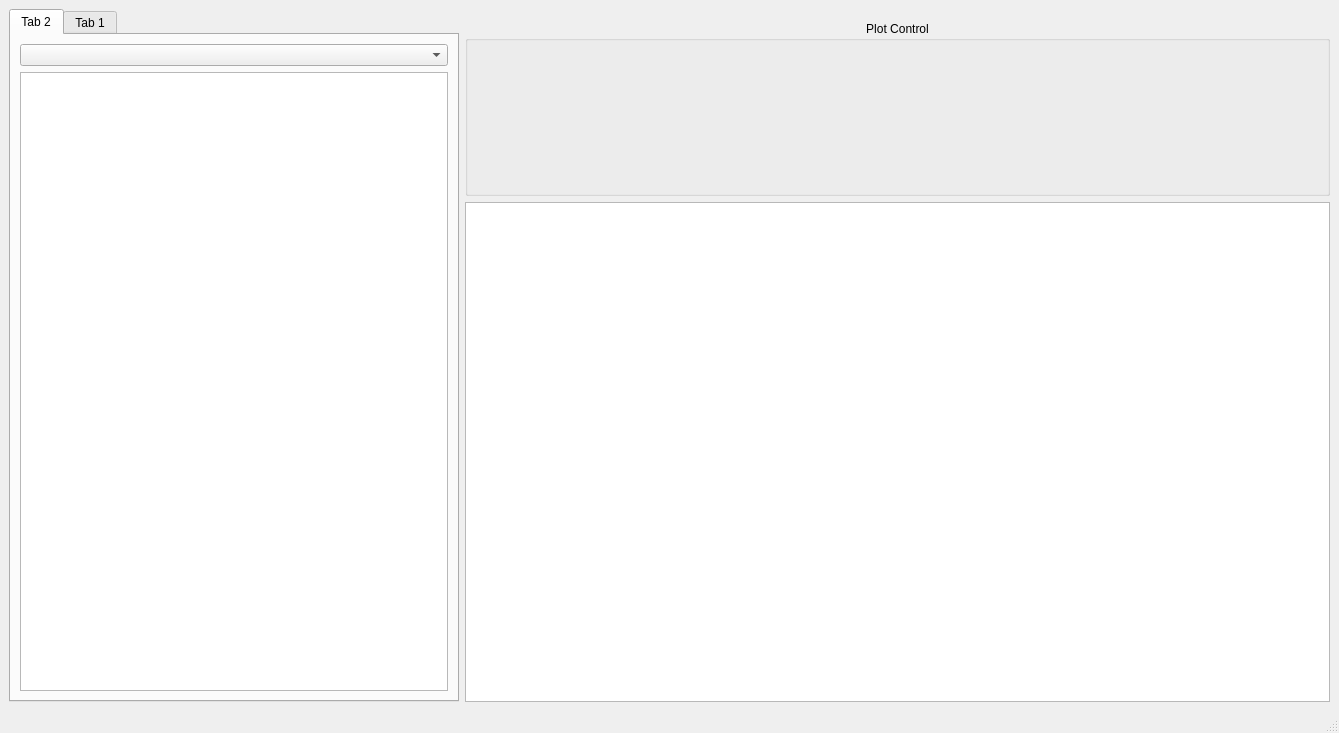
<?xml version="1.0" encoding="UTF-8"?>
<ui version="4.0">
 <class>MainWindow</class>
 <widget class="QMainWindow" name="MainWindow">
  <property name="geometry">
   <rect>
    <x>0</x>
    <y>0</y>
    <width>1339</width>
    <height>733</height>
   </rect>
  </property>
  <property name="maximumSize">
   <size>
    <width>3840</width>
    <height>2160</height>
   </size>
  </property>
  <property name="windowTitle">
   <string>MainWindow</string>
  </property>
  <widget class="QWidget" name="centralwidget">
   <layout class="QGridLayout" name="gridLayout">
    <item row="0" column="0" rowspan="4">
     <widget class="QTabWidget" name="tabWidget">
      <property name="sizePolicy">
       <sizepolicy hsizetype="Minimum" vsizetype="Expanding">
        <horstretch>0</horstretch>
        <verstretch>0</verstretch>
       </sizepolicy>
      </property>
      <property name="minimumSize">
       <size>
        <width>450</width>
        <height>0</height>
       </size>
      </property>
      <property name="currentIndex">
       <number>0</number>
      </property>
      <widget class="QWidget" name="serialTab">
       <property name="locale">
        <locale language="English" country="UnitedKingdom"/>
       </property>
       <attribute name="title">
        <string>Tab 2</string>
       </attribute>
       <layout class="QGridLayout" name="gridLayout_2">
        <item row="0" column="0" colspan="2">
         <widget class="QComboBox" name="comPort">
          <property name="currentText">
           <string/>
          </property>
         </widget>
        </item>
        <item row="1" column="0" colspan="2">
         <widget class="QTextBrowser" name="serialBrowser"/>
        </item>
       </layout>
      </widget>
      <widget class="QWidget" name="generalTAb">
       <attribute name="title">
        <string>Tab 1</string>
       </attribute>
      </widget>
     </widget>
    </item>
    <item row="2" column="2">
     <widget class="QGroupBox" name="plotCtrl">
      <property name="sizePolicy">
       <sizepolicy hsizetype="Preferred" vsizetype="Expanding">
        <horstretch>0</horstretch>
        <verstretch>0</verstretch>
       </sizepolicy>
      </property>
      <property name="minimumSize">
       <size>
        <width>0</width>
        <height>150</height>
       </size>
      </property>
      <property name="title">
       <string>Plot Control</string>
      </property>
      <property name="alignment">
       <set>Qt::AlignHCenter|Qt::AlignTop</set>
      </property>
      <property name="flat">
       <bool>true</bool>
      </property>
      <layout class="QVBoxLayout" name="verticalLayout">
       <property name="leftMargin">
        <number>0</number>
       </property>
       <property name="topMargin">
        <number>0</number>
       </property>
       <property name="rightMargin">
        <number>0</number>
       </property>
       <property name="bottomMargin">
        <number>0</number>
       </property>
      </layout>
     </widget>
    </item>
    <item row="3" column="2">
     <widget class="PlotWidget" name="plot">
      <property name="sizePolicy">
       <sizepolicy hsizetype="Expanding" vsizetype="Minimum">
        <horstretch>0</horstretch>
        <verstretch>0</verstretch>
       </sizepolicy>
      </property>
      <property name="minimumSize">
       <size>
        <width>0</width>
        <height>500</height>
       </size>
      </property>
     </widget>
    </item>
   </layout>
  </widget>
  <widget class="QMenuBar" name="menubar">
   <property name="geometry">
    <rect>
     <x>0</x>
     <y>0</y>
     <width>1339</width>
     <height>19</height>
    </rect>
   </property>
  </widget>
  <widget class="QStatusBar" name="statusbar"/>
 </widget>
 <customwidgets>
  <customwidget>
   <class>PlotWidget</class>
   <extends>QGraphicsView</extends>
   <header>pyqtgraph</header>
  </customwidget>
 </customwidgets>
 <resources/>
 <connections/>
</ui>
